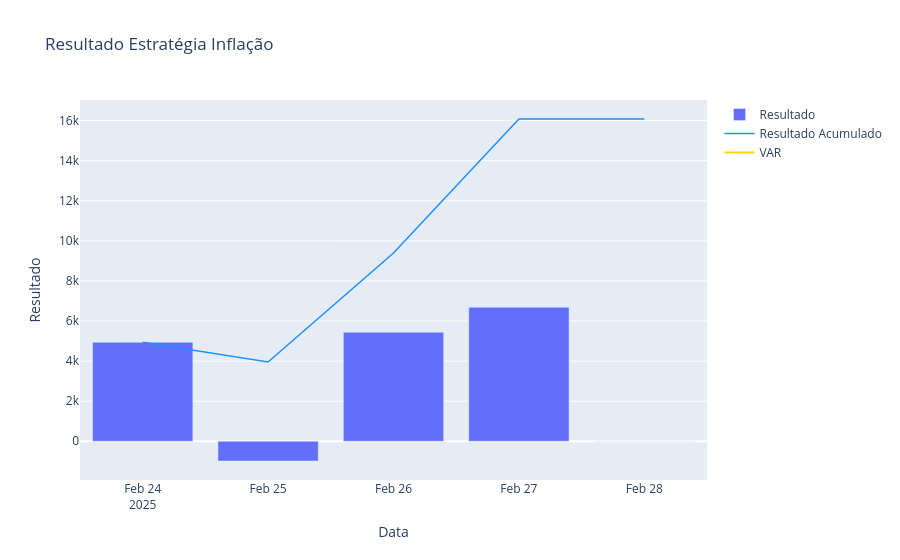

Notebook source saved alongside this figure:
### Code cell
df_jur['RESULTADO'].fillna(value=0, inplace=True)    
RESULTADO = go.Bar(x = df_jur.DT,y = df_jur['RESULTADO'],name = 'Resultado')
RESULTADO_ACUMULADO = go.Scatter(x = df_jur.DT,y = df_jur['RESULTADO_ACUMULADO'],mode = 'lines', name = 'Resultado Acumulado',line = {'color': 'dodgerblue', 'width':1.5})
VAR  = go.Scatter(x = df_jur.DT,y = df_jur['VAR_MEDIO'],mode = 'lines', name = 'VAR', line = {'color': 'gold'})


data2 = [RESULTADO, RESULTADO_ACUMULADO, VAR]
layout = dict(title = 'Resultado Estratégia Inflação',
                       xaxis = dict(title = 'Data')
                       ,yaxis = dict(title = 'Resultado')
                       #xaxis_rangeslider_visible=True
                       )
fig2 = go.Figure(data=data2, layout=layout)
fig2.show()

### Figure 1 — Plotly figure (JSON) as saved in the notebook; plotly's stock layout.template omitted (floating-point values rounded to 4 significant figures)
{"data": [{"name": "Resultado", "type": "bar", "x": ["2025-02-24T00:00:00", "2025-02-25T00:00:00", "2025-02-26T00:00:00", "2025-02-27T00:00:00", "2025-02-28T00:00:00"], "y": [4940, -984, 5438, 6686, 0]}, {"line": {"color": "dodgerblue", "width": 1.5}, "mode": "lines", "name": "Resultado Acumulado", "type": "scatter", "x": ["2025-02-24T00:00:00", "2025-02-25T00:00:00", "2025-02-26T00:00:00", "2025-02-27T00:00:00", "2025-02-28T00:00:00"], "y": [4940, 3956, 9394, 16080, 16080]}, {"line": {"color": "gold"}, "mode": "lines", "name": "VAR", "type": "scatter", "x": ["2025-02-24T00:00:00", "2025-02-25T00:00:00", "2025-02-26T00:00:00", "2025-02-27T00:00:00", "2025-02-28T00:00:00"], "y": [null, null, null, null, null]}], "layout": {"autosize": true, "title": {"text": "Resultado Estratégia Inflação"}, "xaxis": {"autorange": true, "range": ["2025-02-23 12:00", "2025-02-28 12:00"], "title": {"text": "Data"}, "type": "date"}, "yaxis": {"autorange": true, "range": [-1932, 17028], "title": {"text": "Resultado"}, "type": "linear"}}}
